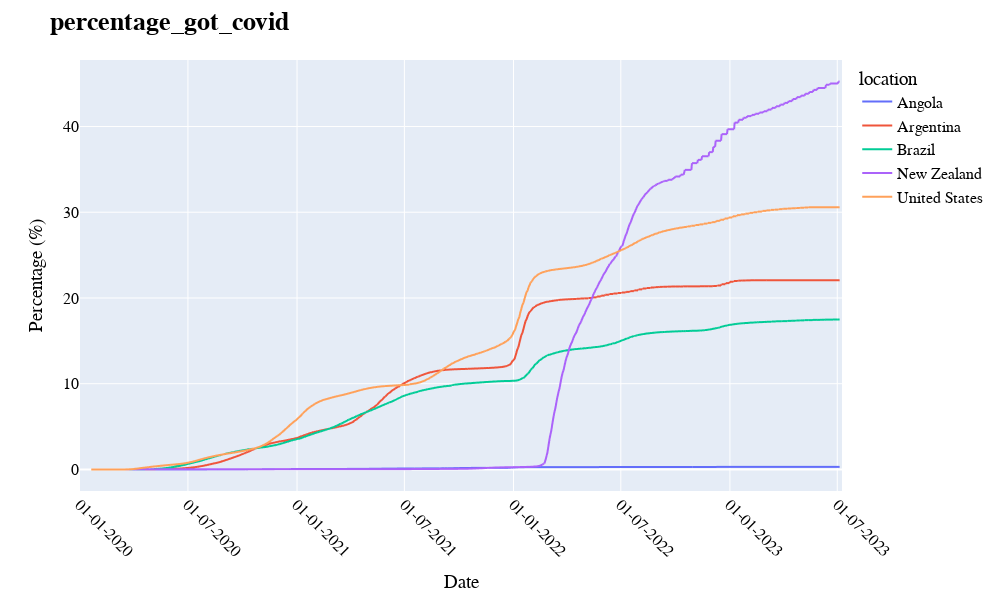

Notebook cell for this chart:
### Code cell
plotly_lineplot(localization, df_covidDeaths, 'percentage_got_covid')

### Figure 1 — Plotly figure (JSON) as saved in the notebook; plotly's stock layout.template omitted (floating-point values rounded to 4 significant figures; data arrays with more than 128 entries replaced by an {"elided": "..."} marker saying what was removed)
{"data": [{"hovertemplate": "location=Angola<br>Date=%{x}<br>Percentage (%)=%{y}<extra></extra>", "legendgroup": "Angola", "line": {"color": "#636efa", "dash": "solid"}, "marker": {"symbol": "circle"}, "mode": "lines", "name": "Angola", "showlegend": true, "type": "scattergl", "x": {"elided": "1280 str values"}, "xaxis": "x", "y": {"elided": "1280 float values"}, "yaxis": "y"}, {"hovertemplate": "location=Argentina<br>Date=%{x}<br>Percentage (%)=%{y}<extra></extra>", "legendgroup": "Argentina", "line": {"color": "#EF553B", "dash": "solid"}, "marker": {"symbol": "circle"}, "mode": "lines", "name": "Argentina", "showlegend": true, "type": "scattergl", "x": {"elided": "1286 str values"}, "xaxis": "x", "y": {"elided": "1286 float values"}, "yaxis": "y"}, {"hovertemplate": "location=Brazil<br>Date=%{x}<br>Percentage (%)=%{y}<extra></extra>", "legendgroup": "Brazil", "line": {"color": "#00cc96", "dash": "solid"}, "marker": {"symbol": "circle"}, "mode": "lines", "name": "Brazil", "showlegend": true, "type": "scattergl", "x": {"elided": "1280 str values"}, "xaxis": "x", "y": {"elided": "1280 float values"}, "yaxis": "y"}, {"hovertemplate": "location=New Zealand<br>Date=%{x}<br>Percentage (%)=%{y}<extra></extra>", "legendgroup": "New Zealand", "line": {"color": "#ab63fa", "dash": "solid"}, "marker": {"symbol": "circle"}, "mode": "lines", "name": "New Zealand", "showlegend": true, "type": "scattergl", "x": {"elided": "1280 str values"}, "xaxis": "x", "y": {"elided": "1280 float values"}, "yaxis": "y"}, {"hovertemplate": "location=United States<br>Date=%{x}<br>Percentage (%)=%{y}<extra></extra>", "legendgroup": "United States", "line": {"color": "#FFA15A", "dash": "solid"}, "marker": {"symbol": "circle"}, "mode": "lines", "name": "United States", "showlegend": true, "type": "scattergl", "x": {"elided": "1280 str values"}, "xaxis": "x", "y": {"elided": "1280 float values"}, "yaxis": "y"}], "layout": {"font": {"color": "black", "family": "Times New Roman", "size": 16}, "height": 600, "legend": {"title": {"text": "location"}, "tracegroupgap": 0}, "margin": {"t": 60}, "title": {"font": {"color": "black", "family": "Times New Roman", "size": 26}, "text": "<b>percentage_got_covid</b>"}, "width": 1000, "xaxis": {"anchor": "y", "autorange": true, "domain": [0, 1], "range": ["2020-01-01", "2023-07-09"], "tickangle": 45, "tickformat": "%d-%m-%Y", "title": {"text": "Date"}, "type": "date"}, "yaxis": {"anchor": "x", "autorange": true, "domain": [0, 1], "range": [-2.513, 47.75], "title": {"text": "Percentage (%)"}, "type": "linear"}}}
